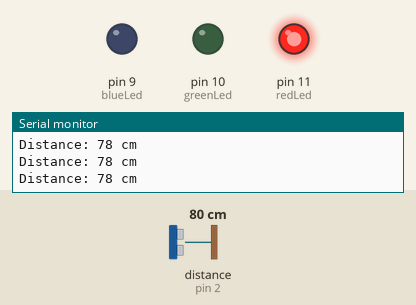
The sketch below on a simulated Arduino Uno, built with avr-gcc and run on an emulated ATmega328P. Shown: output pins drawn as LEDs (lit = HIGH), the last lines printed to the serial monitor. Wiring (inferred from the names in the program): ultrasonic range finder: trigger pin 3; echo pin 2. Inputs (shaded band) come from the test bench; at power-on: distance to the obstacle (sensor on pin 2) 80 cm. The echo pulse lasts 58.3 µs per cm; pins used as bus, display or sensor lines are not drawn.

Above: at 1.2 s.
1.3 s: distance to the obstacle (sensor on pin 2) set to 35 cm
2.8 s: distance to the obstacle (sensor on pin 2) set to 29 cm
At 4.0 s:
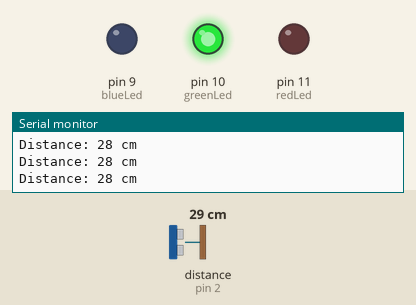
4.3 s: distance to the obstacle (sensor on pin 2) set to 13 cm
5.8 s: distance to the obstacle (sensor on pin 2) set to 10 cm
At 7.0 s:
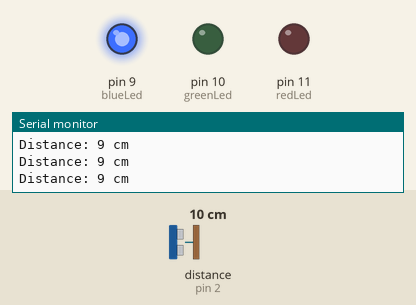
7.3 s: distance to the obstacle (sensor on pin 2) set to 18 cm
At 8.7 s:
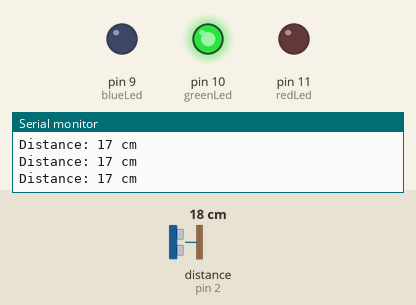
9.0 s: distance to the obstacle (sensor on pin 2) set to 2 cm
At 9.4 s:
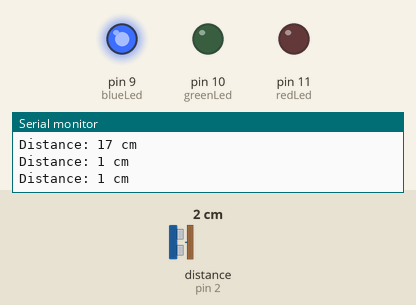
Timing chart, 0 to 11.6 s (numbered marks = the images above; inputs shaded):
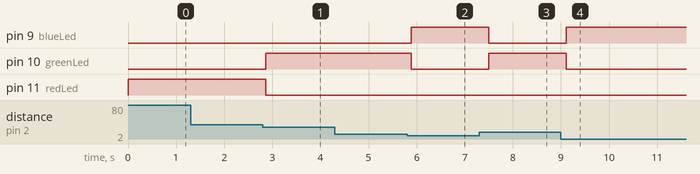

The sketch:

led_color_distance.ino
```cpp
#define echoPin 2
#define trigPin 3
#define redLed 11
#define greenLed 10
#define blueLed 9

// defines variables
long duration; // variable for sound wave travel duration
int distance; // variable for the distance measurement

void setup() {
  pinMode(trigPin, OUTPUT);
  pinMode(echoPin, INPUT);
  pinMode(redLed, OUTPUT);
  pinMode(greenLed, OUTPUT);
  pinMode(blueLed, OUTPUT);
  Serial.begin(9600); // // Serial Communication is starting with 9600 of baudrate speed
}

void loop() {
  // Clears the trigPin condition
  digitalWrite(trigPin, LOW);
  delayMicroseconds(2);
  // Sets the trigPin HIGH (ACTIVE) for 10 microseconds
  digitalWrite(trigPin, HIGH);
  delayMicroseconds(10);
  digitalWrite(trigPin, LOW);
  // Reads the echoPin, returns the sound wave travel time in microseconds
  duration = pulseIn(echoPin, HIGH);
  // Calculating the distance
  distance = duration * 0.034 / 2; // Speed of sound wave divided by 2 (go and back)
  // Change led color depending on distance
  if (distance > 30) {
    digitalWrite(redLed, HIGH);
    digitalWrite(greenLed, LOW);
    digitalWrite(blueLed, LOW);
  } else if (distance <= 30 && distance > 10) {
    digitalWrite(greenLed, HIGH);
    digitalWrite(redLed, LOW);
    digitalWrite(blueLed, LOW);
  } else {
    digitalWrite(blueLed, HIGH);
    digitalWrite(greenLed, LOW);
    digitalWrite(redLed, LOW);
  }
  Serial.print("Distance: ");
  Serial.print(distance);
  Serial.println(" cm");
  delay(200);
}
```

Measured:
- the behaviour switches between 32 and 31 cm on distance to the obstacle (sensor on pin 2) (found by bisection; images 0 and 1)
- the behaviour switches between 12 and 11 cm on distance to the obstacle (sensor on pin 2) (found by bisection; images 1 and 2)
- after the input at 2.8 s, pin 10 (greenLed): LOW → HIGH after 0.06 s; pin 11 (redLed): HIGH → LOW after 0.06 s
- after the input at 5.8 s, pin 9 (blueLed): LOW → HIGH after 0.09 s; pin 10 (greenLed): HIGH → LOW after 0.09 s
- after the input at 7.3 s, pin 9 (blueLed): HIGH → LOW after 0.20 s; pin 10 (greenLed): LOW → HIGH after 0.20 s
- after the input at 9.0 s, pin 9 (blueLed): LOW → HIGH after 0.11 s; pin 10 (greenLed): HIGH → LOW after 0.11 s
